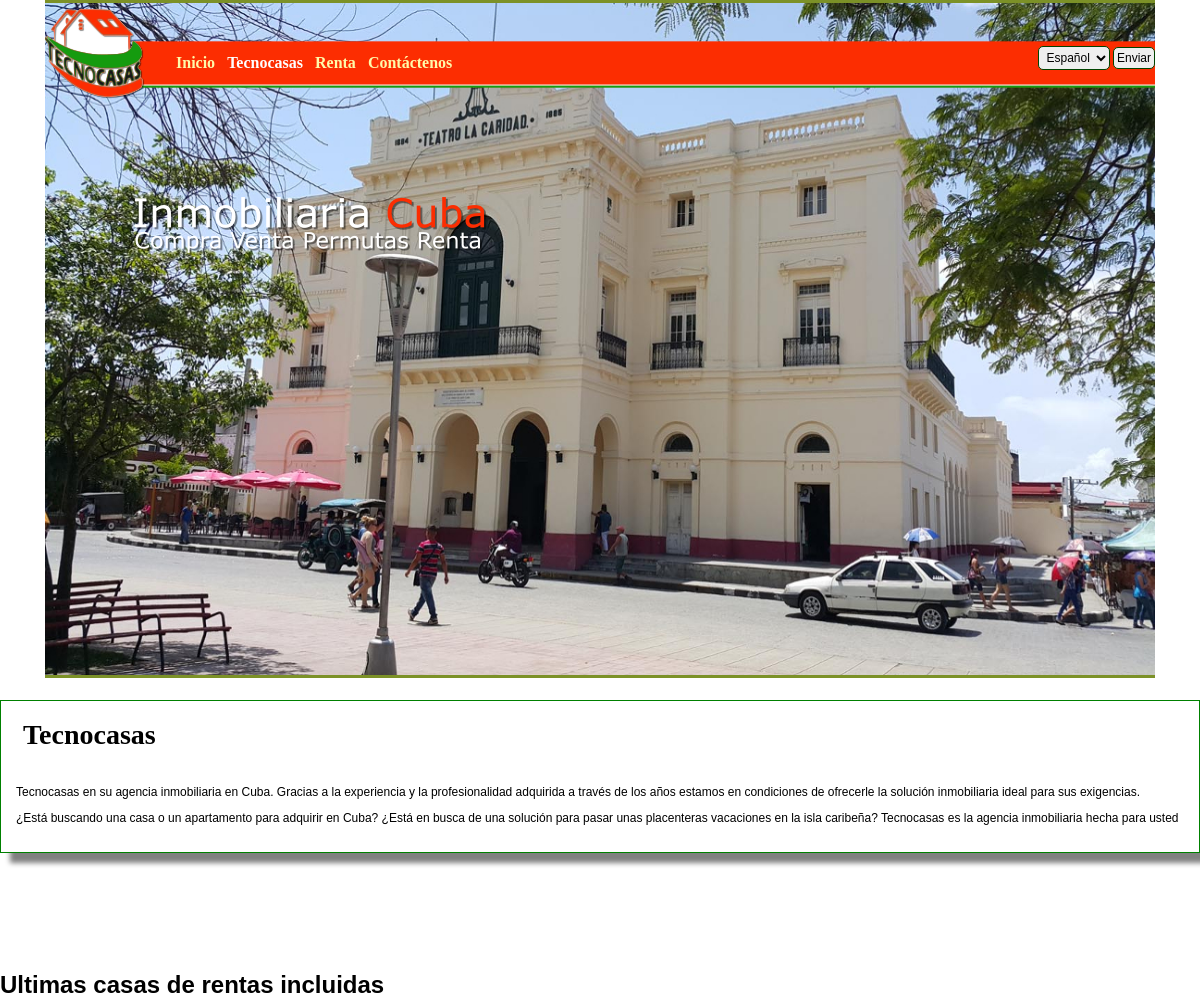
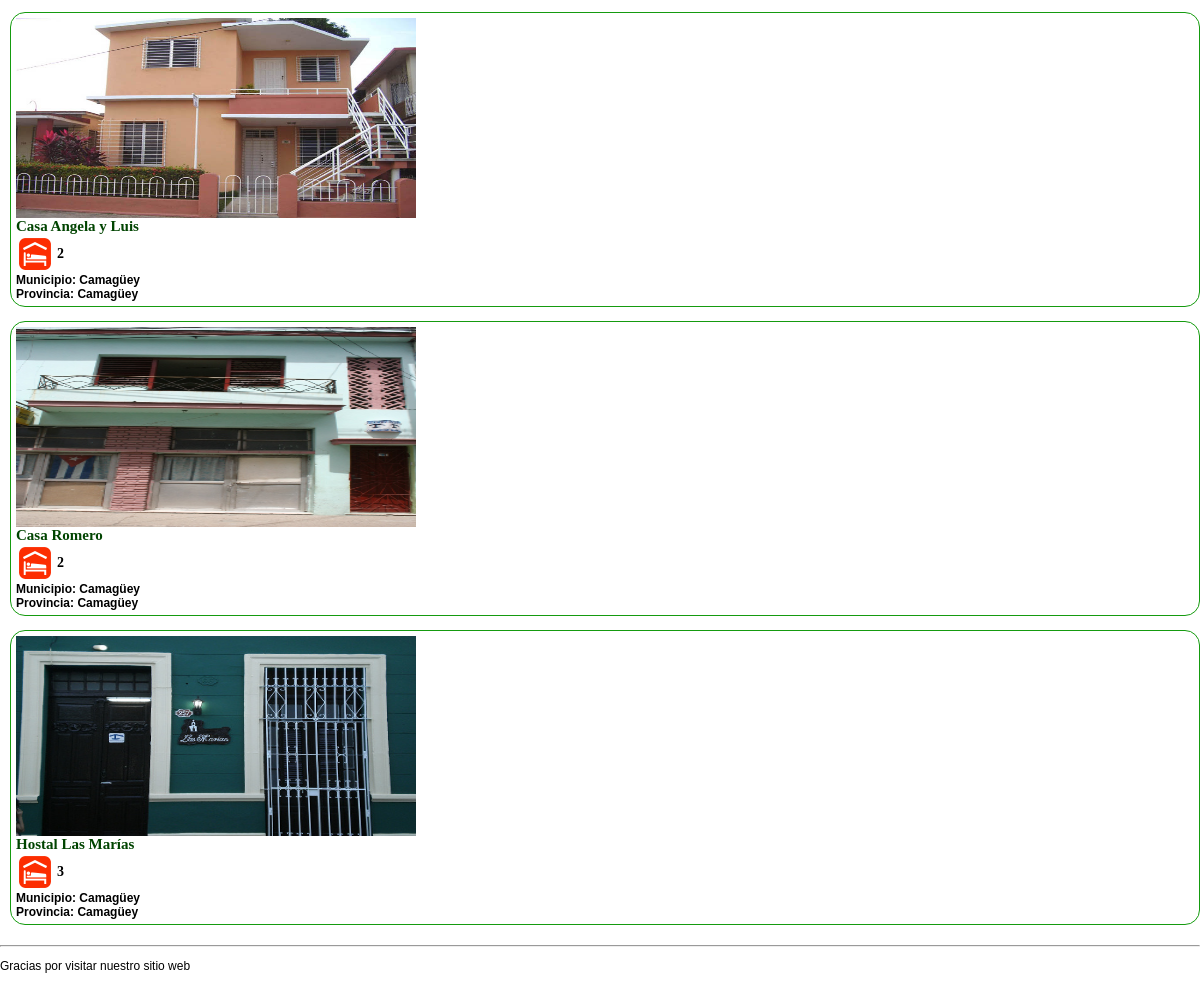
The page / on the database its author committed (2 pictures, top to bottom).
### rentas/models.py (models this page shows, shortened)
class Renta(models.Model):
    nombre = models.CharField(max_length=150)
    propietario = models.CharField(max_length=150, null=True, blank=True)
    email = models.EmailField(blank=True,null=True)
    telefono = models.CharField(max_length=8,blank=True,null=True)
    movil = models.CharField(max_length=8,blank=True,null=True)
    direccion = models.TextField(verbose_name='Dirección',default = 'Dirección del inmueble')
    habitaciones = models.PositiveIntegerField()
    descripcion = models.TextField(verbose_name='Descripción',default = 'Escriba la descripción del inmueble')
    description = models.TextField(verbose_name='Descripción en Ingles',default = 'Enter property description')
    descrizione = models.TextField(verbose_name='Descripción en Italiano',default = 'Digitare la descrizione della proprietà')
    municipio = models.ForeignKey(Municipio)
    imagen = models.ImageField(upload_to='rentas',null = True,blank = True)
    precio_ta = models.FloatField(default=0)
    precio_tb = models.FloatField(default=0)
    meses_ta = models.ManyToManyField(Mes,verbose_name='Meses Temp. Alta')
    servicio = models.ManyToManyField(Servicio,verbose_name='Servicios')

class Municipio(models.Model):
    nombre = models.CharField(max_length=30)
    provincia = models.ForeignKey(Provincia)
    def __str__(self):
        return self.nombre

class Provincia(models.Model):
    nombre = models.CharField(max_length=30)
    def __str__(self):
        return self.nombre

### cmghostal/views.py (the view)
# urls.py: url(r'^$', raiz),
def raiz(request):
    request.session['django_language'] = 'en'
    list_rentas = Renta.objects.all().order_by('-id')[0:3]
    return render(request, 'indice.html', {'rentas': list_rentas})

### cmghostal/templates/indice.html (shortened to what this page needs)
{% extends "base.html" %}
{% load i18n %}
{% load static from staticfiles %}
{% block content %}
<h1>{% trans "Ultimas casas de rentas incluidas"%}</h1>
<div style="padding-left: 10px">
{% if rentas %}
    {% for r in rentas %}
        <div class="roundedDiv">
            {% if r.imagen %}
                <img src="{{ r.imagen.url }}" width="400px" height="200px" /><br/>
            {% endif %}
            <a href="rentas/detalles/{{ r.id }}">{{ r.nombre }}</a> <br/>
            <table border="0" cellpadding="3" cellspacing="0" >
                <tr>
                    <td><img src="{% static "cmghostal/images/habitacion.png" %}" alt="{% trans "Habitaciones" %}" title="{% trans "Cantidad de habitaciones"%}"/></td>
                    <td>{{ r.habitaciones }}</td>
                </tr>
            </table>
            {% trans "Municipio"%}: {{ r.municipio }} <br/>
            {% trans "Provincia"%}: {{ r.municipio.provincia }} <br/>
        </div>
        <br/>
    {% endfor %}
{% endif %}
</div>
{% endblock %}

### cmghostal/templates/base.html (shortened to what this page needs)
{% load i18n %}
<html >
{% load staticfiles %}
<head>
    <link rel="stylesheet" type="text/css" href="{% static "cmghostal/css/styles.css" %}" />
    <link rel="stylesheet" type="text/css" href="{% static "cmghostal/css/theme-metallic.css" %}" />
    <link rel="stylesheet" type="text/css" href="{% static "cmghostal/css/anythingslider.css" %}" />
</head>
<body style="font-size: 12px;font-family: Tahoma,Verdana, sans-serif;margin:0;">
<div style="position:relative; font-size:50px; z-index:2;text-align:center;color:#FFFFFF;text-shadow:#000000;">
  <div align="left" style="padding-left:45;padding-right:45">
     <table width="100%" cellpadding="0" cellspacing="0" border="0">
	 <tr >
	 	<td width="101" valign="top" ><img src="{% static "cmghostal/images/header.png" %}"/></td>
		<td background="{% static "cmghostal/images/header2.png" %}">
			 <div class="mainmenu"><a href="/">{% trans "Inicio" %}</a>&nbsp;&nbsp;&nbsp;Tecnocasas&nbsp;&nbsp;&nbsp;<a href="/rentas/lista">{% trans "Renta" %}</a>&nbsp;&nbsp;&nbsp;<a href="/contacto">{% trans "Contáctenos"%}</a></div>
		</td>
        <td align="right" background="{% static "cmghostal/images/header2.png" %}">
          <div class="mainmenu">
            <form action="/i18n/setlang/" method="post">
                <select name="language">
                    {% for lang in LANGUAGES %}
                        <option value="{{ lang.0 }}">{{ lang.1 }}</option>
                    {% endfor %}
                </select>
            <input type="submit" value={% trans "Enviar" %} />
            </form>
          </div>
        </td>
	 </tr>
	 </table>
	 <br/>
  </div>
</div>
<div style="position:relative; z-index:2;text-align:left;padding-top:30; padding-left:100" >
 <img src="{% static "cmghostal/images/inmobiliaria.png" %} " />
</div>
<div id="wrapper" >
<ul id="slider" >
    <li><img src="{% static "cmghostal/images/01.jpg" %} " alt="" /></li>
</ul>
    <div style="box-shadow: 10px 10px 5px grey;padding: 15px;border: 1px solid green">
        <table>
            <tr>
                <td><img src="{% static "cmghostal/images/ICONO.png" %} " alt="" /></td>
                <td><h1>Tecnocasas</h1></td>
            </tr>
        </table>
    </div>
</div>
    {% block content %}{% endblock %}
	{% block footer %}
		<hr>
		<p>{% trans "Gracias por visitar nuestro sitio web"%}</p>
	{% endblock %}
</body>
</html>

### static/cmghostal/css/styles.css (style rules this page uses)
body { font-size: 10px; font-family: sans-serif,Tahoma,Verdana ; margin:0; }
.mainmenu { font-family:Verdana; color:#FFFFFF; font-weight:bold; font-size:16px; padding-left:30px; padding-top:20px; }
.mainmenu a { font-weight:bold; font-size:16px; color: #fffaaa; text-decoration: none; }
.mainmenu form { font-size: 10px; }
.mainmenu input { border-radius: 5px; -moz-border-radius: 5px; -webkit-border-radius: 5px; border: 1px solid #004400; padding: 3px; font-size: 12px; }
.mainmenu select { border-radius: 5px; -moz-border-radius: 5px; -webkit-border-radius: 5px; border: 1px solid #004400; padding: 3px; font-size: 12px; }
table { font-family: Tahoma Verdana Arial; font-size: 14px; font-weight: bold; }
.roundedDiv { border-radius: 15px; -moz-border-radius: 15px; -webkit-border-radius: 15px; border: 1px solid #159b0f; padding: 5px; font-weight: bold; font-size: 12px; }
.roundedDiv a { font-size:15px; }
a { font-weight:bold; font-family:Verdana; font-size:10px; text-decoration:none; color:#004400; }

### static/cmghostal/css/theme-metallic.css (style rules this page uses)
#slider { width: 700px; height: 390px; list-style: none; overflow-y: auto; overflow-x: hidden; }
.anythingSlider .anythingBase { background: transparent; list-style: none; position: absolute; overflow: visible !important; top: 0; left: 0; margin: 0; padding: 0; }
.anythingSlider .panel { background: transparent; display: block; overflow: hidden; float: left; padding: 0; margin: 0; }

### static/cmghostal/css/anythingslider.css (style rules this page uses)
#slider { width: 700px; height: 390px; list-style: none; overflow-y: auto; overflow-x: hidden; }
.anythingSlider .anythingBase { background: transparent; list-style: none; position: absolute; overflow: visible !important; top: 0; left: 0; margin: 0; padding: 0; }
.anythingSlider .panel { background: transparent; display: block; overflow: hidden; float: left; padding: 0; margin: 0; }

### cmghostal/templates/base.html (style rules this page uses)
#slider { list-style: none; }
#wrapper { width: 100%; display: block; position: relative; height: 700px; left: 0; bottom: 0px; right: 0; z-index:1; top:-255; }

### rows shown on the page
Renta: imagen (picture), nombre "Casa Angela y Luis", habitaciones "2", municipio "Camagüey", municipio.provincia "Camagüey"
Renta: imagen (picture), nombre "Casa Romero", habitaciones "2", municipio "Camagüey", municipio.provincia "Camagüey"
Renta: imagen (picture), nombre "Hostal Las Marías", habitaciones "3", municipio "Camagüey", municipio.provincia "Camagüey"

### other values the page prints
form field language "Español"
